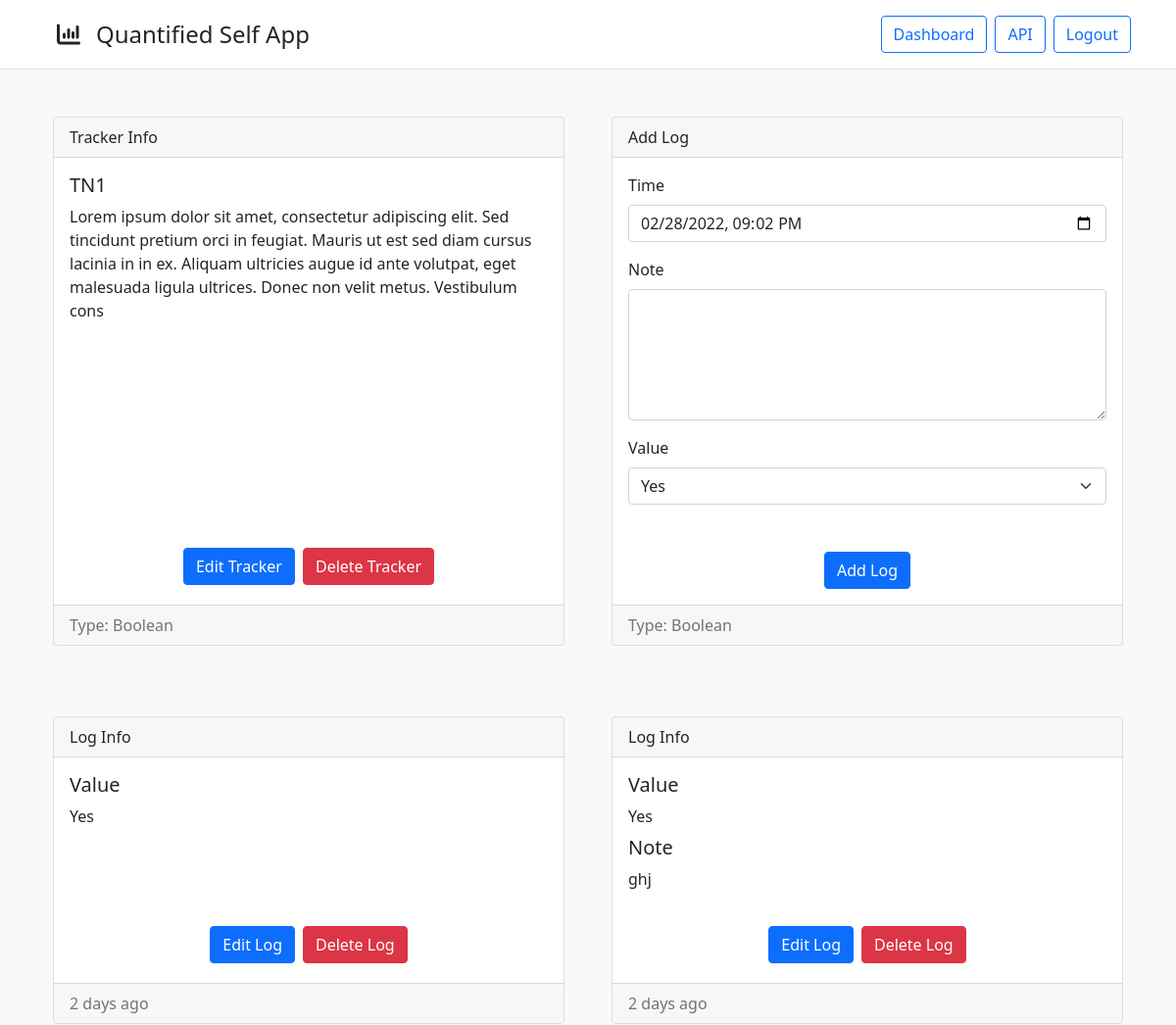
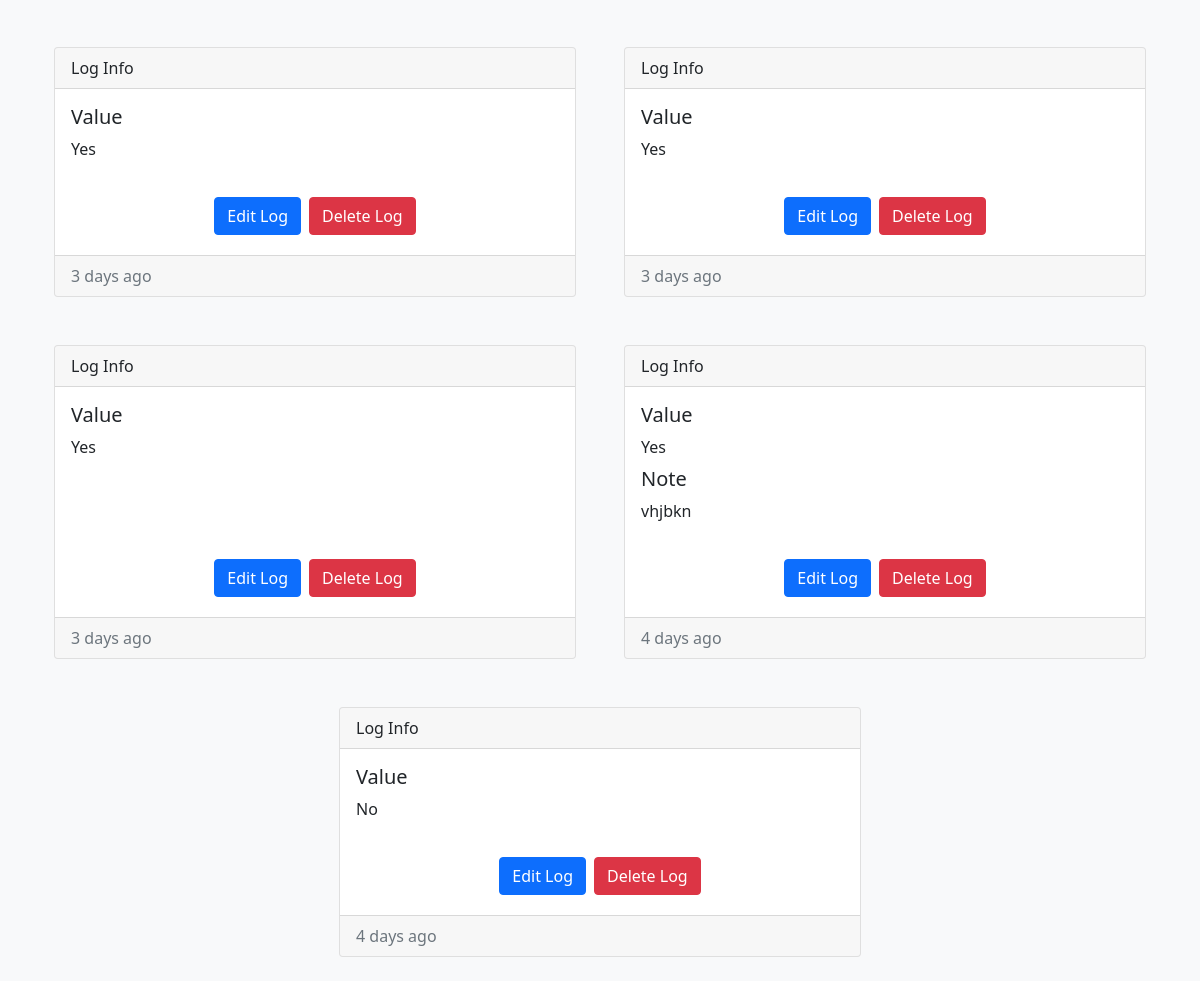
The app's page /trackers/view?id=1 (signed in) with its own data (2 pictures, top to bottom).
### models/models.py (models this page shows)
class TrackerModel(db.Model):
    __tablename__ = "trackers"
    t_id = db.Column(db.Integer(), primary_key=True)
    t_name = db.Column(db.String(64), nullable=False)
    t_desc = db.Column(db.String(256))
    t_type = db.Column(db.Integer(), db.ForeignKey("tracker_types.tt_id", ondelete="CASCADE"), nullable=False)
    t_user = db.Column(db.Integer(), db.ForeignKey("users.id", ondelete="CASCADE"), nullable=False)
    t_type_name = db.relationship("TrackerTypes", uselist=False)
    t_unit = db.relationship("TrackerUnit", cascade="all, delete", uselist=False)
    t_options = db.relationship("TrackerOptions", cascade="all, delete")
    t_logs = db.relationship("TrackerLogs", order_by="desc(TrackerLogs.tl_time)", cascade="all, delete")

class TrackerTypes(db.Model):
    __tablename__ = "tracker_types"
    tt_id = db.Column(db.Integer(), primary_key=True, autoincrement=True)
    tt_name = db.Column(db.String(64), unique=True, nullable=False)

class TrackerLogs(db.Model):
    __tablename__ = "tracker_logs"
    tl_id = db.Column(db.Integer(), primary_key=True, autoincrement=True)
    tl_time = db.Column(db.DateTime(), nullable=False)
    tl_note = db.Column(db.String(256))
    tl_tracker = db.Column(db.Integer(), db.ForeignKey("trackers.t_id", ondelete="CASCADE"), nullable=False)
    tl_vals = db.relationship("TrackerValues", cascade="all, delete")

class TrackerValues(db.Model):
    __tablename__ = "tracker_vals"
    tv_id = db.Column(db.Integer(), primary_key=True, autoincrement=True)
    tv_val = db.Column(db.Numeric(10, 2), nullable=False)
    tv_log = db.Column(db.Integer(), db.ForeignKey("tracker_logs.tl_id", ondelete="CASCADE"), nullable=False)

### views/views.py (the view, shortened to what this page needs)
@app.route("/trackers/view", methods=["GET", "POST"])
@login_required
def trackers_view():
    t_id = request.args.get("id", "")
    if not (t_id.isdigit()):
        flash("Invalid Tracker", "danger")
        return redirect("/trackers")
    t_id = int(t_id)
    tracker = TrackerModel.query.filter(TrackerModel.t_id == t_id, TrackerModel.t_user == current_user.id).first()
    if not tracker:
        flash("Invalid Tracker", "danger")
        return redirect("/trackers")
    options = {x.to_id: x.to_name for x in tracker.t_options}
    return render_template("trackers/view.html", user=current_user, tracker=tracker, options=options)

### auth/auth.py (called while the page is built)
@login.user_loader
def load_user(id):
    return UserModel.query.get(int(id))

### templates/filters/filters.py (called while the page is built)
@app.template_filter()
def pretty_datetime(datetime):
    return naturaltime(datetime)

### templates/trackers/view.html (shortened to what this page needs)
<!DOCTYPE html>
<html lang="en">
    <head>
        <link rel="stylesheet" href="{{ url_for('static', filename='css/bootstrap.min.css')}}">
        <link rel="stylesheet" href="{{ url_for('static', filename='css/fontawesome.all.min.css')}}">
        <link rel="stylesheet" href="{{ url_for('static', filename='css/tracker_view.css')}}">
    </head>
    <body class="bg-light">
        {% include 'components/navbar.html' %}
        <div class="container">
            <div class="row equal mt-4">
                <div class="col-sm-12 col-md-12 col-lg-6 col-xl-6 d-flex justify-content-center p-4">
                    <div class="card flex-fill">
                        <div class="card-header">Tracker Info</div>
                        <div class="card-body">
                            <h5 class="card-title">{{ tracker.t_name }}</h5>
                            <p class="card-text">{{ tracker.t_desc }}</p>
                        </div>
                        <div class="card-body d-flex justify-content-center align-items-end">
                            <a href="/trackers/edit?id={{ tracker.t_id }}" class="btn btn-primary m-1">Edit Tracker</a>
                            <form action="" method="POST" style="display: inline;">
                                <button type="submit" class="btn btn-danger m-1">Delete Tracker</button>
                            </form>
                        </div>
                        <div class="card-footer text-muted">
                            <span>Type: {{ tracker.t_type_name.tt_name }}</span>
                        </div>
                    </div>
                </div>
                <div class="col-sm-12 col-md-12 col-lg-6 col-xl-6 d-flex justify-content-center p-4">
                    <div class="card flex-fill">
                        <form action="" method="POST" style="width: 100%;">
                            <div class="card-header">Add Log</div>
                            <div class="card-body">
                                <div class="mb-3">
                                    <label for="tl_time" class="form-label">Time</label>
                                    <input type="datetime-local" class="form-control" id="tl_time" name="tl_time" required>
                                </div>
                                <div class="mb-3">
                                    <label for="tl_note" class="form-label">Note</label>
                                    <textarea rows="5" class="form-control" id="tl_note" name="tl_note" maxlength="256"></textarea>
                                </div>
                                {% if tracker.t_type_name.tt_name == "Boolean" %}
                                <label for="tl_val" class="form-label">Value</label>
                                <div class="mb-3">
                                    <select id="tl_val" name="tl_val" class="form-select" required>
                                        <option value="1" selected>Yes</option>
                                    </select>
                                </div>
                                {% elif tracker.t_type_name.tt_name == "Integer" %}
                                <label for="tl_val" class="form-label">Value</label>
                                <div class="input-group mb-3">
                                    <input type="number" step="1" id="tl_val" name="tl_val" class="form-control" aria-describedby="tl_unit" required>
                                    <span class="input-group-text" id="tl_unit">{{ tracker.t_unit.tu_name }}</span>
                                </div>
                                {% elif tracker.t_type_name.tt_name == "Decimal" %}
                                <label for="tl_val" class="form-label">Value</label>
                                <div class="input-group mb-3">
                                    <input type="number" step="0.01" id="tl_val" name="tl_val" class="form-control" aria-describedby="tl_unit" required>
                                    <span class="input-group-text" id="tl_unit">{{ tracker.t_unit.tu_name }}</span>
                                </div>
                                {% endif %}
                            </div>
                            <div class="card-body d-flex justify-content-center align-items-end">
                                <button type="submit" class="btn btn-primary">Add Log</button>
                            </div>
                            <div class="card-footer text-muted">
                                <span>Type: {{ tracker.t_type_name.tt_name }}</span>
                            </div>
                        </form>
                    </div>
                </div>
            </div>
        </div>
        <div class="container">
            <div class="row equal d-flex justify-content-center mt-4">
                {% for log in tracker.t_logs %}
                <div class="col-sm-12 col-md-12 col-lg-6 col-xl-6 d-flex justify-content-center p-4">
                    <div class="card flex-fill">
                        <div class="card-header">Log Info</div>
                        <div class="card-body">
                            <h5 class="card-title">
                                {% if tracker.t_type_name.tt_name == "Multi Select" %}
                                Values
                                {% else %}
                                Value
                                {% endif %}
                            </h5>
                            <div class="card-text">
                                {% for val in log.tl_vals %}
                                <div>
                                    {% if tracker.t_type_name.tt_name == "Boolean" %}
                                        {% if val.tv_val | int == 1 %}
                                        Yes
                                        {% elif val.tv_val | int == 0 %}
                                        No
                                        {% endif %}
                                    {% elif tracker.t_type_name.tt_name == "Integer" %}
                                        {{ val.tv_val | int }} {{ tracker.t_unit.tu_name }}
                                    {% elif tracker.t_type_name.tt_name == "Decimal" %}
                                        {{ val.tv_val | round(2) }} {{ tracker.t_unit.tu_name }}
                                    {% elif tracker.t_type_name.tt_name == "Duration" %}
                                        Hours: {{ val.tv_val // 3600 }} | Minutes: {{ (val.tv_val % 3600) // 60 }} | Seconds: {{ (val.tv_val % 60) | int }}
                                    {% elif tracker.t_type_name.tt_name == "Single Select" %}
                                        {{ options[val.tv_val | int] }}
                                    {% elif tracker.t_type_name.tt_name == "Multi Select" %}
                                        {{ options[val.tv_val | int] }}
                                    {% endif %}
                                </div>
                                {% endfor %}
                            </div>
                            {% if log.tl_note | length > 0 %}
                            <h5 class="card-title pt-2">Note</h5>
                            <div class="card-text">{{ log.tl_note }}</div>
                            {% endif %}
                        </div>
                        <div class="card-body d-flex justify-content-center align-items-end">
                            <a href="/trackers/log/edit?tid={{ tracker.t_id }}&lid={{ log.tl_id }}" class="btn btn-primary m-1">Edit Log</a>
                            <form action="" method="POST" style="display: inline;">
                                <button type="submit" class="btn btn-danger m-1">Delete Log</button>
                            </form>
                        </div>
                        <div class="card-footer text-muted">
                            {{ log.tl_time | pretty_datetime }}
                        </div>
                    </div>
                </div>
                {% endfor %}
            </div>
        </div>
    </body>
</html>

### templates/components/navbar.html
<div style="background-color: white!important; border-bottom: 1px solid #dee2e6!important;">
    <div class="container">
        <header class="d-flex flex-wrap justify-content-center py-3">
            <a href="/" class="d-flex align-items-center mb-3 mb-md-0 me-md-auto text-dark text-decoration-none">
                <i class="fs-4 fa-solid fa-chart-column mx-3"></i>
                <span class="fs-4">Quantified Self App</span>
            </a>
            <ul class="nav nav-pills">
                {% if user.is_authenticated %}
                <li class="nav-item"><a href="/dashboard" class="btn btn-outline-primary mx-1">Dashboard</a></li>
                <li class="nav-item"><a href="/api" class="btn btn-outline-primary mx-1">API</a></li>
                <li class="nav-item"><a href="/logout" class="btn btn-outline-primary mx-1">Logout</a></li>
                {% else %}
                <li class="nav-item"><a href="/login" class="btn btn-outline-primary mx-1">Login</a></li>
                <li class="nav-item"><a href="/register" class="btn btn-outline-primary mx-1">Register</a></li>
                {% endif %}
            </ul>
        </header>
    </div>
</div>

### static/css/tracker_view.css (style rules this page uses)
.card { transition: transform 0.2s ease; }

### records on screen
TrackerModel: t_name "TN1", t_desc "Lorem ipsum dolor sit amet, consectetur adipiscing elit. Sed tincidunt pretium orci in feugiat. Mauris ut est sed diam cursus lacinia in in ex. Aliquam ultricies augue id ante volutpat, eget malesuada ligula ultrices. Donec non velit metus. Vestibulum cons"
TrackerTypes: t_type_name.tt_name "Boolean"
TrackerLogs: tl_time|pretty_datetime "2 days ago"
TrackerValues: tv_val "Yes"
TrackerLogs: tl_note "ghj", tl_time|pretty_datetime "2 days ago"
TrackerValues: tv_val "Yes"
TrackerLogs: tl_time|pretty_datetime "3 days ago"
TrackerValues: tv_val "Yes"
TrackerLogs: tl_time|pretty_datetime "3 days ago"
TrackerValues: tv_val "Yes"
TrackerLogs: tl_time|pretty_datetime "3 days ago"
TrackerValues: tv_val "Yes"
TrackerLogs: tl_note "vhjbkn", tl_time|pretty_datetime "4 days ago"
TrackerValues: tv_val "Yes"
TrackerLogs: tl_time|pretty_datetime "4 days ago"
TrackerValues: tv_val "No"
